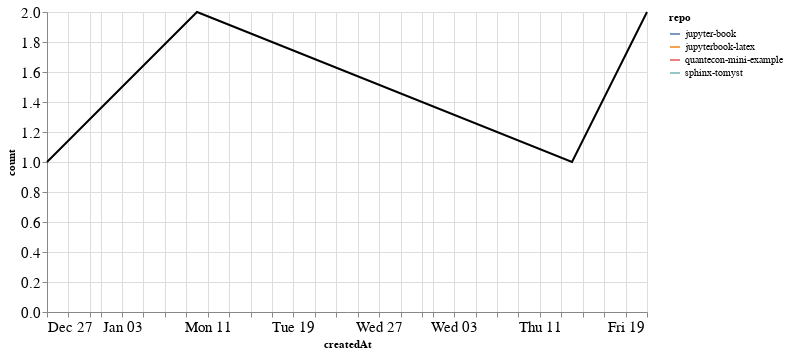

Notebook cell for this chart:
### Markdown cell above
### PRs

### Code cell
prs_time = prs.groupby('repo').resample('W', on='createdAt').count()['author'].reset_index()
prs_time = prs_time.rename(columns={'author': 'count'})
prs_time_total = prs_time.groupby('createdAt').agg({"count": "sum"}).reset_index()

ch1 = alt.Chart(prs_time, width=600).mark_line().encode(
    x='createdAt',
    y='count',
    color='repo',
    tooltip="repo"
)

ch2 = alt.Chart(prs_time_total, width=600).mark_line(color="black").encode(
    x='createdAt',
    y='count',
)

ch1 + ch2

### Figure 1 — Vega-Lite specification as saved in the notebook (floating-point values rounded to 4 significant figures)
{"config": {"axisLeft": {"labelFontSize": 15}, "axisBottom": {"labelFontSize": 15}}, "layer": [{"data": {"name": "data-cc97d58ceae41fa6501cad61b12af082"}, "mark": "line", "encoding": {"color": {"type": "nominal", "field": "repo"}, "tooltip": {"type": "nominal", "field": "repo"}, "x": {"type": "temporal", "field": "createdAt"}, "y": {"type": "quantitative", "field": "count"}}, "width": 600}, {"data": {"name": "data-6399565966a0c2a527250c1124029889"}, "mark": {"type": "line", "color": "black"}, "encoding": {"x": {"type": "temporal", "field": "createdAt"}, "y": {"type": "quantitative", "field": "count"}}, "width": 600}], "$schema": "https://vega.github.io/schema/vega-lite/v4.8.1.json", "datasets": {"data-cc97d58ceae41fa6501cad61b12af082": [{"repo": "jupyter-book", "createdAt": "2021-02-21T00:00:00", "count": 2}, {"repo": "jupyterbook-latex", "createdAt": "2020-12-27T00:00:00", "count": 1}, {"repo": "quantecon-mini-example", "createdAt": "2021-02-14T00:00:00", "count": 1}, {"repo": "sphinx-tomyst", "createdAt": "2021-01-10T00:00:00", "count": 2}], "data-6399565966a0c2a527250c1124029889": [{"createdAt": "2020-12-27T00:00:00", "count": 1}, {"createdAt": "2021-01-10T00:00:00", "count": 2}, {"createdAt": "2021-02-14T00:00:00", "count": 1}, {"createdAt": "2021-02-21T00:00:00", "count": 2}]}}
